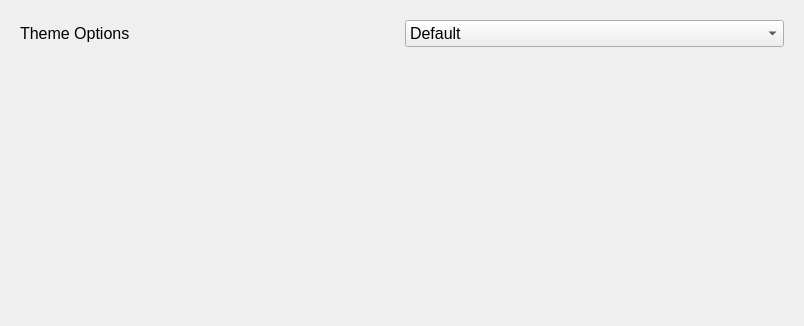
                    <widget class="QWidget" name="settings_theme_widget">
                     <property name="geometry">
                      <rect>
                       <x>0</x>
                       <y>0</y>
                       <width>804</width>
                       <height>326</height>
                      </rect>
                     </property>
                     <layout class="QVBoxLayout" name="verticalLayout_39">
                      <item>
                       <widget class="QWidget" name="settings_theme_content_2" native="true">
                        <layout class="QHBoxLayout" name="horizontalLayout_18">
                         <item>
                          <widget class="QLabel" name="current_theme_label">
                           <property name="font">
                            <font>
                             <pointsize>12</pointsize>
                            </font>
                           </property>
                           <property name="text">
                            <string>Theme Options</string>
                           </property>
                          </widget>
                         </item>
                         <item>
                          <widget class="QComboBox" name="theme_comboBox_">
                           <property name="font">
                            <font>
                             <pointsize>12</pointsize>
                            </font>
                           </property>
                           <property name="cursor">
                            <cursorShape>ArrowCursor</cursorShape>
                           </property>
                           <item>
                            <property name="text">
                             <string>Default</string>
                            </property>
                           </item>
                          </widget>
                         </item>
                        </layout>
                       </widget>
                      </item>
                      <item>
                       <spacer name="verticalSpacer_12">
                        <property name="orientation">
                         <enum>Qt::Vertical</enum>
                        </property>
                        <property name="sizeHint" stdset="0">
                         <size>
                          <width>20</width>
                          <height>40</height>
                         </size>
                        </property>
                       </spacer>
                      </item>
                     </layout>
                    </widget>
